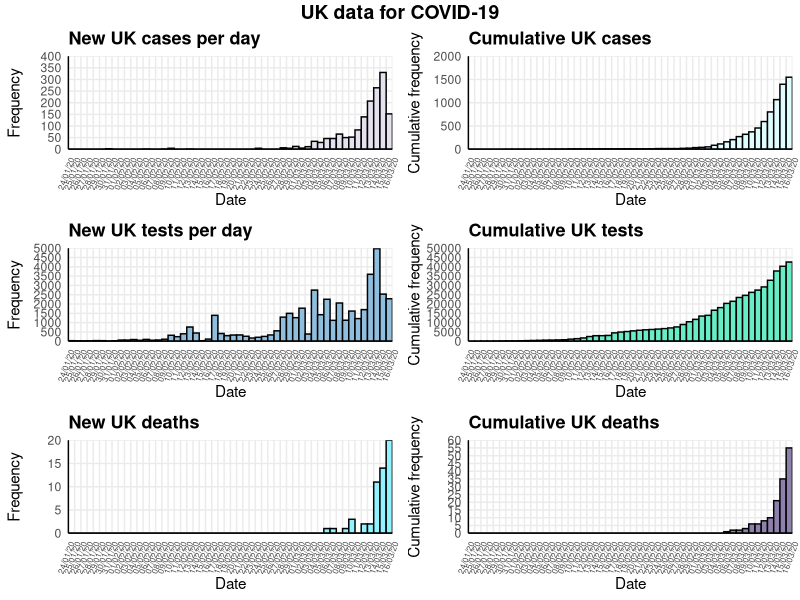
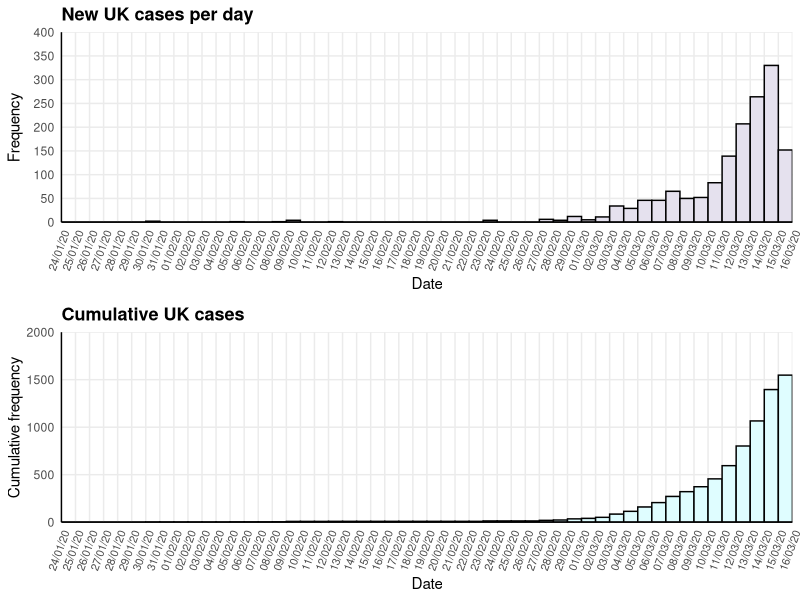
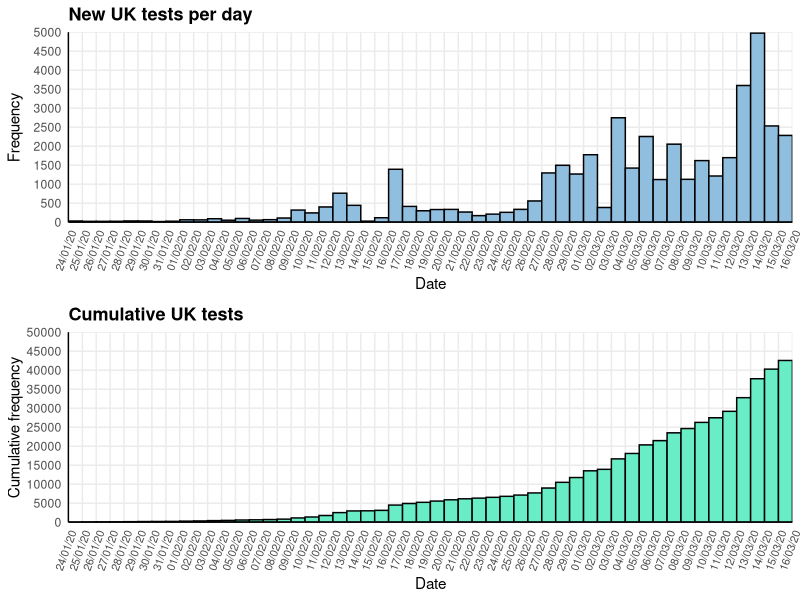
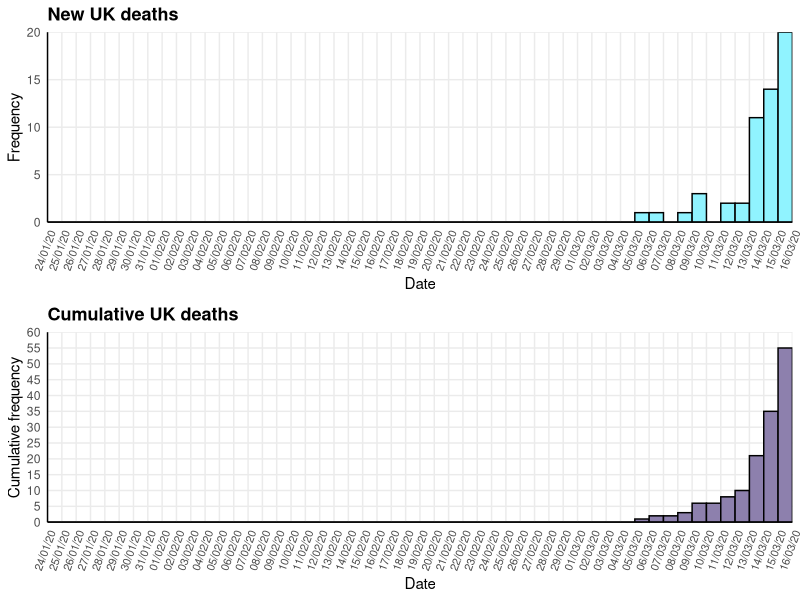

These figures' R source, in order:
## Exploration of UK COVID-19 data
## Emma Doughty (e.doughty6@gmail.com)

# Install libraries if necessary
#if(!require(ggpubr)) install.packages("ggpubr")
#if(!require(tidyverse)) install.packages("tidyverse")
#if(!require(scales)) install.packages("scales")

# Load libraries
library(readr)
library(tidyr)
library(plyr)
library(ggplot2)
library(scales)
library(ggpubr)

#Load data
COVID19_by_day <- read_csv("Data/COVID19_by_day.csv")
COVID19_by_day$Date <- as.Date(COVID19_by_day$Date, format = "%d/%m/%y")
COVID19_by_day <- COVID19_by_day[order(COVID19_by_day$Date),]

#### Generate plots ####

#### CASES per day ####
# Read in new cases per day from summarised data, format date correctly
df_NewCases <- data.frame(Date=c(COVID19_by_day$Date), ntimes=c(COVID19_by_day$NewCases))
df_NewCases <- as.data.frame(lapply(df_NewCases, rep, df_NewCases$ntimes))

# Plot number of NEW CASES per day
NewCases_Sigfig <- signif(max(COVID19_by_day$NewCases))
NewCases_Factor <- 10^(floor(log10(NewCases_Sigfig)))
NewCases_Max <- round_any(max(COVID19_by_day$NewCases), NewCases_Factor, f=ceiling)
NewCases_Breaks <- ceiling(NewCases_Factor/2)

plot_NewCases <- ggplot(data=df_NewCases, aes(x=df_NewCases$Date)) +
  geom_histogram(binwidth=1, boundary = 1, colour="black", fill= "#E5E1EE") +
  scale_x_date(labels = date_format("%d/%m/%y"), expand = c(0, 0), 
               limits = c(min(COVID19_by_day$Date)-1, max(COVID19_by_day$Date)),
               breaks = seq(min(COVID19_by_day$Date)-1, max(COVID19_by_day$Date), 1)) +
  scale_y_continuous(limits = c(0, NewCases_Max), 
                     breaks = seq(0, NewCases_Max, NewCases_Breaks),
                     expand = c(0, 0)) +
  ylab("Frequency") + xlab("Date")+
  ggtitle("New UK cases per day") +
  theme_minimal() +
  theme(plot.title = element_text(size=13, face="bold"),
        axis.line = element_line(colour = "black"),
        axis.text.x = element_text(angle = 70, hjust = 1, vjust = 1), 
        panel.grid.minor = element_blank())

# Plot CUMULATIVE CASES per day
CumCases_Sigfig <- signif(sum(COVID19_by_day$NewCases))
CumCases_Factor <- 10^(floor(log10(CumCases_Sigfig)))
CumCases_Max <- round_any(sum(COVID19_by_day$NewCases), CumCases_Factor, f=ceiling)
CumCases_Breaks <- ceiling(CumCases_Factor/2)

plot_CumCases <- ggplot(data=df_NewCases, aes(x=df_NewCases$Date)) + 
  geom_histogram(aes(y = cumsum(..count..)), binwidth=1, 
                 boundary = 1, colour="black", fill= "#DFFDFF") +
  scale_x_date(labels = date_format("%d/%m/%y"), expand = c(0, 0), 
               limits = c(min(COVID19_by_day$Date)-1, max(COVID19_by_day$Date)),
               breaks = seq(min(COVID19_by_day$Date)-1, max(COVID19_by_day$Date), 1)) +
  scale_y_continuous(limits = c(0, CumCases_Max), 
                     breaks = seq(0, CumCases_Max, CumCases_Breaks), expand = c(0, 0)) +
  ylab("Cumulative frequency") + xlab("Date") +
  ggtitle("Cumulative UK cases") +
  theme_minimal() +
  theme(plot.title = element_text(size=13, face="bold"),
        axis.line = element_line(colour = "black"),
        axis.text.x = element_text(angle = 70, hjust = 1, vjust = 1), 
        panel.grid.minor = element_blank())


#### TESTS per day ####
# Read in new tests per day from summarised data, format date correctly
df_NewTests <- data.frame(Date=c(COVID19_by_day$Date), ntimes=c(COVID19_by_day$NewTests))
df_NewTests<- as.data.frame(lapply(df_NewTests, rep, df_NewTests$ntimes))

# Plot NEW TESTS per day #
NewTests_Sigfig <- signif(max(COVID19_by_day$NewTests))
NewTests_Factor <- 10^(floor(log10(NewTests_Sigfig)))
NewTests_Max <- round_any(max(COVID19_by_day$NewTests), NewTests_Factor, f=ceiling)
NewTests_Breaks <- ceiling(NewTests_Factor/2)

plot_NewTests <- ggplot(data=df_NewTests, aes(x=df_NewTests$Date)) + 
  geom_histogram(binwidth=1, boundary = 1, colour="black", fill= "#90BEDE") +
  scale_x_date(labels = date_format("%d/%m/%y"), expand = c(0, 0), 
               limits = c(min(COVID19_by_day$Date)-1, max(COVID19_by_day$Date)),
               breaks = seq(min(COVID19_by_day$Date)-1, max(COVID19_by_day$Date), 1)) +
  scale_y_continuous(limits = c(0, NewTests_Max), 
                     breaks = seq(0, NewTests_Max, NewTests_Breaks), expand = c(0, 0)) +
  ylab("Frequency") + xlab("Date") +
  ggtitle("New UK tests per day") +
  theme_minimal() +
  theme(plot.title = element_text(size=13, face="bold"),
        axis.line = element_line(colour = "black"),
        axis.text.x = element_text(angle = 70, hjust = 1, vjust = 1), 
        panel.grid.minor = element_blank())

# Plot CUMULATIVE TESTS per day
CumTests_Sigfig <- signif(sum(COVID19_by_day$NewTests))
CumTests_Factor <- 10^(floor(log10(CumTests_Sigfig)))
CumTests_Max <- round_any(sum(COVID19_by_day$NewTests), CumTests_Factor, f=ceiling)
CumTests_Breaks <- ceiling(CumTests_Factor/2)

plot_CumTests <- ggplot(data=df_NewTests, aes(x=df_NewTests$Date)) + 
  geom_histogram(aes(y = cumsum(..count..)), binwidth=1, 
                 boundary = 1, colour="black", fill= "#68EDC6") +
  scale_x_date(labels = date_format("%d/%m/%y"), expand = c(0, 0), 
               limits = c(min(COVID19_by_day$Date)-1, max(COVID19_by_day$Date)),
               breaks = seq(min(COVID19_by_day$Date)-1, max(COVID19_by_day$Date), 1)) +
  scale_y_continuous(limits = c(0, CumTests_Max), 
                     breaks = seq(0, CumTests_Max, CumTests_Breaks),  expand = c(0, 0)) +
  ylab("Cumulative frequency") + xlab("Date") +
  ggtitle("Cumulative UK tests") +
  theme_minimal() +
  theme(plot.title = element_text(size=13, face="bold"),
        axis.line = element_line(colour = "black"),
        axis.text.x = element_text(angle = 70, hjust = 1, vjust = 1), 
        panel.grid.minor = element_blank())


#### DEATHS per day ####
# Read in DEATHS per day from summarised data, format date correctly
df_NewDeaths <- data.frame(Date=c(COVID19_by_day$Date), ntimes=c(COVID19_by_day$NewDeaths))
df_NewDeaths <- as.data.frame(lapply(df_NewDeaths, rep, df_NewDeaths$ntimes))

# Plot NEW DEATHS per day #
NewDeaths_Sigfig <- signif(max(COVID19_by_day$NewDeaths))
NewDeaths_Factor <- 10^(floor(log10(NewDeaths_Sigfig)))
NewDeaths_Max <- round_any(max(COVID19_by_day$NewDeaths), NewDeaths_Factor, f=ceiling)
NewDeaths_Breaks <- ceiling(NewDeaths_Factor/2)

plot_NewDeaths <- ggplot(data=df_NewDeaths, aes(x=df_NewDeaths$Date)) + 
  geom_histogram(binwidth=1, boundary = 1, colour="black", fill= "#90F3FF") +
  scale_x_date(labels = date_format("%d/%m/%y"), expand = c(0, 0), 
               limits = c(min(COVID19_by_day$Date)-1, max(COVID19_by_day$Date)),
               breaks = seq(min(COVID19_by_day$Date)-1, max(COVID19_by_day$Date), 1)) +
  scale_y_continuous(limits = c(0, NewDeaths_Max), 
                     breaks = seq(0, NewDeaths_Max, NewDeaths_Breaks), expand = c(0, 0)) +
  ylab("Frequency") + xlab("Date") +
  ggtitle("New UK deaths") +
  theme_minimal() +
  theme(plot.title = element_text(size=13, face="bold"),
        axis.line = element_line(colour = "black"),
        axis.text.x = element_text(angle = 70, hjust = 1, vjust = 1), 
        panel.grid.minor = element_blank())

# Plot CUMULATIVE DEATHS per day
CumDeaths_Sigfig <- signif(sum(COVID19_by_day$NewDeaths))
CumDeaths_Factor <- 10^(floor(log10(CumDeaths_Sigfig)))
CumDeaths_Max <- round_any(sum(COVID19_by_day$NewDeaths), CumDeaths_Factor, f=ceiling)
CumDeaths_Breaks <- ceiling(CumDeaths_Factor/2)

plot_CumDeaths <- ggplot(data=df_NewDeaths, aes(x=df_NewDeaths$Date)) + 
  geom_histogram(aes(y = cumsum(..count..)), binwidth=1, boundary = 1, 
                 colour="black", fill= "#8D80AD") +
  scale_x_date(labels = date_format("%d/%m/%y"), expand = c(0, 0), 
               limits = c(min(COVID19_by_day$Date)-1, max(COVID19_by_day$Date)),
               breaks = seq(min(COVID19_by_day$Date)-1, max(COVID19_by_day$Date), 1)) +
  scale_y_continuous(limits = c(0,CumDeaths_Max), 
                     breaks = seq(0, CumDeaths_Max, CumDeaths_Breaks), expand = c(0, 0)) +
  ylab("Cumulative frequency") + xlab("Date") +
  ggtitle("Cumulative UK deaths") +
  theme_minimal() +
  theme(plot.title = element_text(size=13, face="bold"),
        axis.line = element_line(colour = "black"),
        axis.text.x = element_text(angle = 70, hjust = 1, vjust = 1), 
        panel.grid.minor = element_blank())


#### Generate plots ####
# Cases, tests and deaths summary figure
Sum_figure <- ggarrange(plot_NewCases + font("x.text", size = 6), 
                    plot_CumCases + font("x.text", size = 6), 
                    plot_NewTests + font("x.text", size = 6), 
                    plot_CumTests + font("x.text", size = 6), 
                    plot_NewDeaths + font("x.text", size = 6), 
                    plot_CumDeaths + font("x.text", size = 6),
          ncol = 2, nrow = 3, align = "hv")

Sum_figure <- annotate_figure(Sum_figure,
                top = text_grob("UK data for COVID-19", face = "bold", size = 14))

ggsave("Summary_plot.png", height = 8.27, width = 11.69)


# Cases per day figure
Cases_figure <- ggarrange(plot_NewCases + font("x.text", size = 8), 
                          plot_CumCases + font("x.text", size = 8), 
                          ncol = 1, nrow = 2, align = "hv")

ggsave("Cases_plot.png", height = 8.27, width = 11.69)


# Tests per day figure
Tests_figure <- ggarrange(plot_NewTests + font("x.text", size = 8), 
                          plot_CumTests + font("x.text", size = 8), 
                          ncol = 1, nrow = 2, align = "hv")

ggsave("Tests_plot.png", height = 8.27, width = 11.69)


# Deaths per day figure
Deaths_figure <- ggarrange(plot_NewDeaths + font("x.text", size = 8), 
                           plot_CumDeaths + font("x.text", size = 8), 
                           ncol = 1, nrow = 2, align = "hv")

ggsave("Deaths_plot.png", height = 8.27, width = 11.69)
